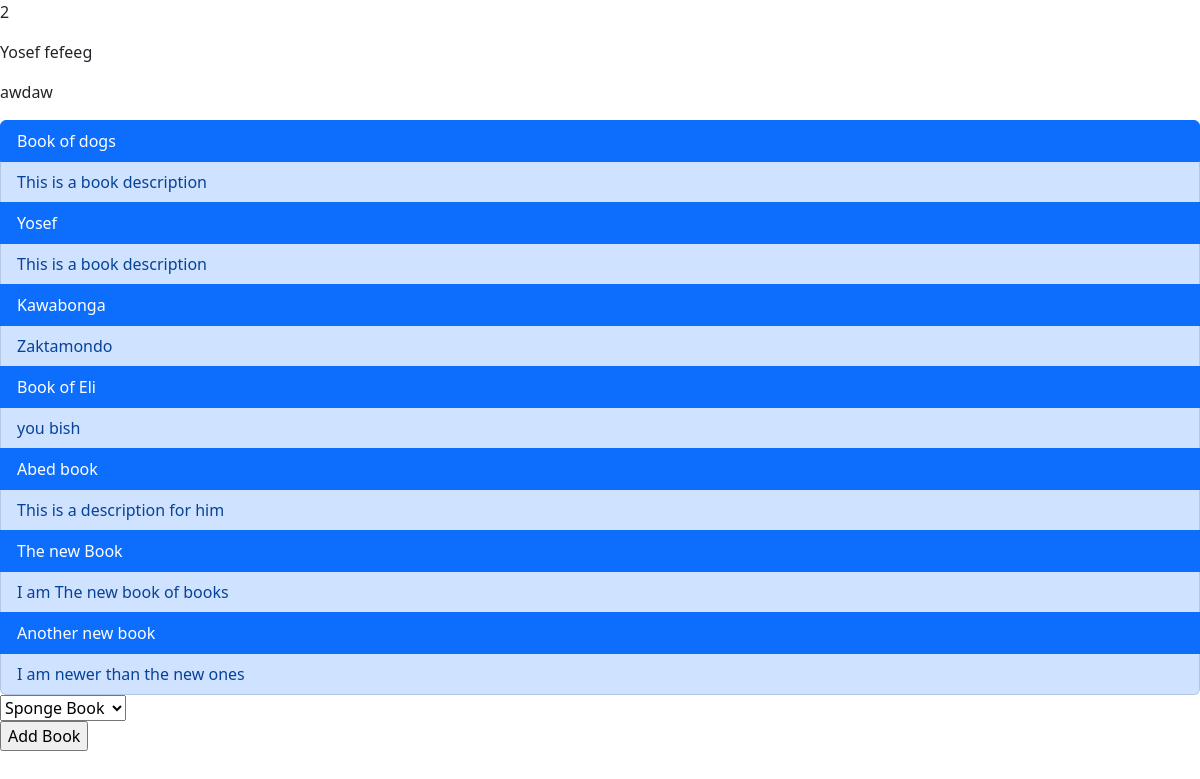
Screenshot of /authors/2 with the database file from the repository.
### myAuthorsApp/models.py (models this page shows)
class Author(models.Model):
	firstname = models.CharField(max_length=255)
	lastname = models.CharField(max_length=255)
	notes = models.TextField(null = True)
	books = models.ManyToManyField(Book, related_name="authors")
	created_at = models.DateTimeField(auto_now_add=True)
	updated_at = models.DateTimeField(auto_now=True)

class Book(models.Model):
	title = models.CharField(max_length=255)
	description = models.TextField(default = "This is a book description")
	created_at = models.DateTimeField(auto_now_add=True)
	updated_at = models.DateTimeField(auto_now=True)

### myAuthorsApp/views.py (the view)
# urls.py: path('authors/<int:id>', views.view_authors),
def view_authors(request, id):
    context = {
        'authors': Author.objects.get(id = int(id)),
        'books': Book.objects.all(),
        'auth': Author.objects.all(),
    }
    return render(request, "authorsResult.html", context)

### myAuthorsApp/templates/authorsResult.html (shortened to what this page needs)
<!DOCTYPE html>
<html lang="en">
<head>
    <link href="https://cdn.jsdelivr.net/npm/bootstrap@5.2.1/dist/css/bootstrap.min.css" rel="stylesheet">
</head>
<body>
    <p>{{authors.id}}</p>
    <p>{{authors.firstname}} {{authors.lastname}}</p>
    <p>{{authors.notes}}</p>
    <ul class="list-group">
    {% for book in authors.books.all %}
    <li class="list-group-item list-group-item-action active">{{book.title}}</li>
    <li class="list-group-item list-group-item-primary">{{book.description}}</li>
    {%endfor%}
    </ul>
    <form action="/book_to_auth/{{authors.id}}" method="post">
        <select name="bookToAuth">
            {% for book in books %}
            {% if authors not in book.authors.all %}
            <option value="{{book.id}}">{{book.title}}</option>
            {%endif%}
            {%endfor%}
        </select>
        <p><input type="submit" value="Add Book"></p>
    </form>
</body>
</html>

### rows the page displays
Author: id "2", firstname "Yosef", lastname "fefeeg", notes "awdaw"
Book: title "Book of dogs", description "This is a book description"
Book: title "Yosef", description "This is a book description"
Book: title "Kawabonga", description "Zaktamondo"
Book: title "Book of Eli", description "you bish"
Book: title "Abed book", description "This is a description for him"
Book: title "The new Book", description "I am The new book of books"
Book: title "Another new book", description "I am newer than the new ones"

### other values shown
form field bookToAuth "Sponge Book"
